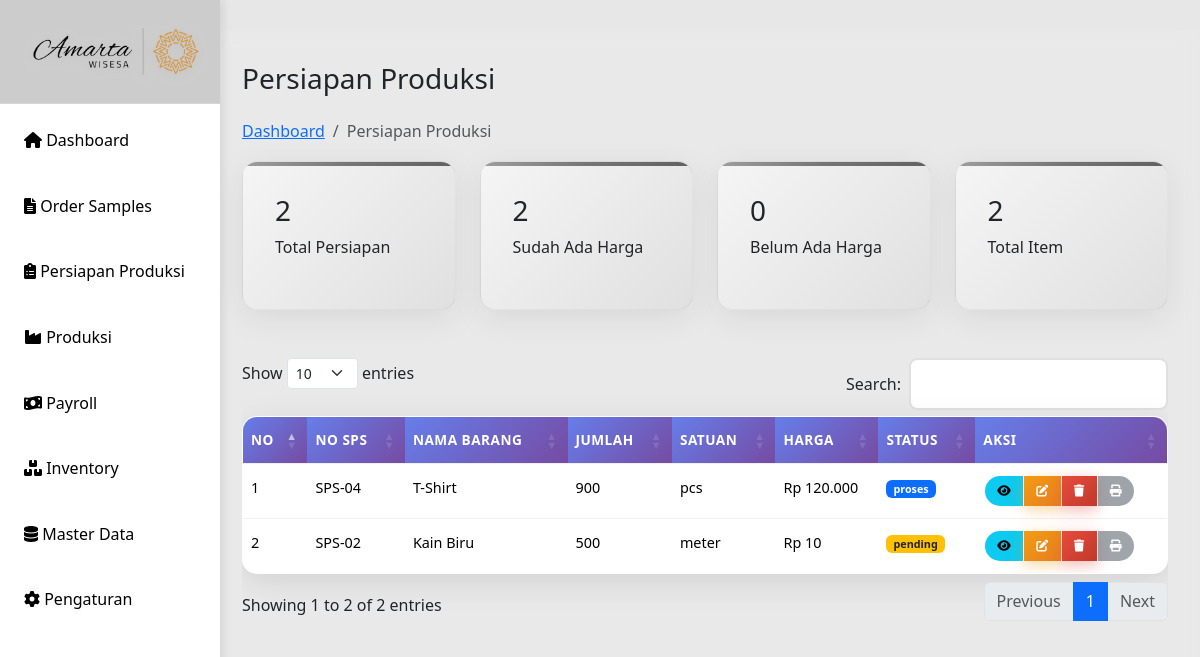
Before: /persiapan.php with the older database file.
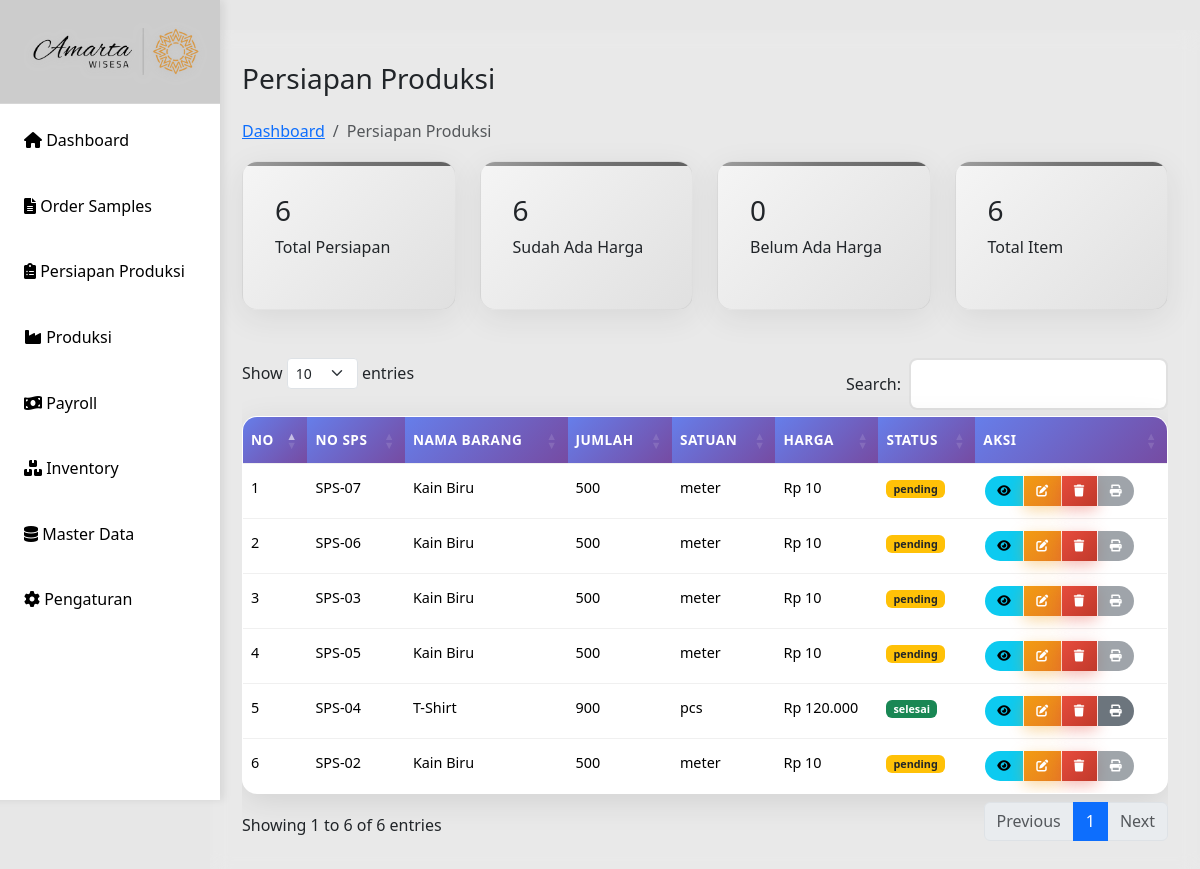
After: the same page with the newer database file.
### tables this page shows
CREATE TABLE `persiapan` (
  `id` int(11) UNSIGNED NOT NULL,
  `id_sps` int(10) UNSIGNED NOT NULL,
  `spp_no` varchar(50) NOT NULL DEFAULT '',
  `kode_barang` varchar(50) DEFAULT NULL,
  `nama_barang` varchar(100) DEFAULT NULL,
  `jumlah` int(11) DEFAULT NULL,
  `satuan` varchar(20) DEFAULT NULL,
  `harga` decimal(10,2) DEFAULT NULL,
  `total` decimal(10,2) DEFAULT NULL,
  `tanggal_persiapan` date NOT NULL,
  `pola` varchar(255) DEFAULT NULL,
  `marker` varchar(255) DEFAULT NULL,
  `upload_spk` varchar(255) DEFAULT NULL,
  `status` enum('pending','proses','selesai','batal') DEFAULT 'pending',
  `sp_srx` varchar(50) NOT NULL,
  `created_at` datetime DEFAULT current_timestamp(),
  `updated_at` datetime DEFAULT current_timestamp() ON UPDATE current_timestamp()
);

CREATE TABLE `sps` (
  `id` int(10) UNSIGNED NOT NULL,
  `tanggal` date DEFAULT NULL,
  `sps_no` varchar(20) DEFAULT NULL,
  `customer` varchar(100) DEFAULT NULL,
  `item` varchar(100) DEFAULT NULL,
  `artikel` varchar(100) DEFAULT NULL,
  `qty` int(11) DEFAULT NULL,
  `size` varchar(20) DEFAULT NULL,
  `sample_product` varchar(255) DEFAULT NULL,
  `design` varchar(255) DEFAULT NULL,
  `st_chart` varchar(255) DEFAULT NULL,
  `material_sm` varchar(255) DEFAULT NULL,
  `pola_sample` varchar(255) DEFAULT NULL,
  `buat_sample` varchar(255) DEFAULT NULL,
  `kirim` date DEFAULT NULL,
  `approval` varchar(100) DEFAULT NULL,
  `sp_srx` varchar(100) DEFAULT NULL
);

### persiapan.php (the view, shortened to what the changed rows need)
<?php
include "includes/header.php";
include "config/db.php";
$result = $conn->query("SELECT p.*, s.sps_no
                        FROM persiapan p
                        LEFT JOIN sps s ON p.id_sps = s.id
                        ORDER BY p.id DESC");
$total_result = $conn->query("SELECT COUNT(*) as total_count FROM persiapan");
$total_count = $total_result ? $total_result->fetch_assoc()['total_count'] : 0;
$harga_result = $conn->query("SELECT COUNT(*) as harga_count FROM persiapan WHERE harga IS NOT NULL AND harga > 0");
$harga_count = $harga_result ? $harga_result->fetch_assoc()['harga_count'] : 0;
?>
    <main class="main-content">
            <div>
                <h1 class="h3 mb-4">Persiapan Produksi</h1>
            </div>
        <div class="row mb-4">
            <div class="col-md-3">
                <div class="stats-card">
                    <h3><?php echo $total_count; ?></h3>
                    <p>Total Persiapan</p>
                </div>
            </div>
            <div class="col-md-3">
                <div class="stats-card">
                    <h3><?php echo $harga_count; ?></h3>
                    <p>Sudah Ada Harga</p>
                </div>
            </div>
            <div class="col-md-3">
                <div class="stats-card">
                    <h3><?php echo $total_count; ?></h3>
                    <p>Total Item</p>
                </div>
            </div>
        </div>
        <div class="table-container">
            <div class="table-responsive">
                <table id="persiapanTable" class="table table-hover">
                    <thead>
                        <tr>
                            <th>No</th>
                            <th>No SPS</th>
                            <th>Nama Barang</th>
                            <th>Jumlah</th>
                            <th>Satuan</th>
                            <th>Harga</th>
                            <th>Status</th>
                            <th>Aksi</th>
                        </tr>
                    </thead>
                    <tbody>
                        <?php $no=1; while($row = $result->fetch_assoc()): ?>
                        <tr>
                            <td><?= $no++ ?></td>
                            <td><?= $row['sps_no'] ?: '-' ?></td>
                            <td><?= $row['nama_barang'] ?: '-' ?></td>
                            <td><?= number_format($row['jumlah'] ?? 0) ?></td>
                            <td><?= $row['satuan'] ?: '-' ?></td>
                            <td>Rp <?= number_format($row['harga'] ?? 0, 0, ',', '.') ?></td>
                            <td>
                                <?php
                                $status = $row['status'] ?? '';
                                $statusClass = '';
                                switch(strtolower($status)) {
                                    case 'pending':
                                        $statusClass = 'badge bg-warning text-dark';
                                        break;
                                    case 'proses':
                                        $statusClass = 'badge bg-primary';
                                        break;
                                    case 'selesai':
                                        $statusClass = 'badge bg-success';
                                        break;
                                }
                                ?>
                                <span class="<?= $statusClass ?>"><?= $status ?: '-' ?></span>
                            </td>
                            <td>
                                <div class="btn-group btn-group-sm" role="group">
                                    <a href="detail-persiapan.php?id=<?= $row['id'] ?>" class="btn btn-info" title="Detail">
                                        <i class="fas fa-eye"></i>
                                    </a>
                                    <button class="btn btn-warning" onclick="editPersiapan(<?= $row['id'] ?>)" title="Edit">
                                        <i class="fas fa-edit"></i>
                                    </button>
                                    <button class="btn btn-danger" onclick="deletePersiapan(<?= $row['id'] ?>)" title="Hapus">
                                        <i class="fas fa-trash"></i>
                                    </button>
                                    <?php if (strtolower($status) === 'selesai'): ?>
                                        <a href="generate_spp.php?id=<?= $row['id'] ?>" class="btn btn-secondary" title="Print" target="_blank">
                                            <i class="fas fa-print"></i>
                                        </a>
                                    <?php else: ?>
                                        <button class="btn btn-secondary" title="SPP hanya bisa dicetak saat status Selesai" disabled>
                                            <i class="fas fa-print"></i>
                                        </button>
                                    <?php endif; ?>
                                </div>
                            </td>
                        </tr>
                        <?php endwhile; ?>
                    </tbody>
                </table>
            </div>
        </div>
    </main>
<?php include 'includes/footer.php'; ?>

Changed rows visible on the page:
added persiapan: id_sps.sps_no "SPS-07", nama_barang "Kain Biru", jumlah "500", satuan "meter", harga "10", status "pending"
added persiapan: id_sps.sps_no "SPS-06", nama_barang "Kain Biru", jumlah "500", satuan "meter", harga "10", status "pending"
added persiapan: id_sps.sps_no "SPS-03", nama_barang "Kain Biru", jumlah "500", satuan "meter", harga "10", status "pending"
added persiapan: id_sps.sps_no "SPS-05", nama_barang "Kain Biru", jumlah "500", satuan "meter", harga "10", status "pending"
changed persiapan "T-Shirt": status "proses" → "selesai"
Other visible differences:
$total_count: "2" → "6"
$harga_count: "2" → "6"
text written by a page script: "Show entries Search: Showing 1 to 2 of 2 entries Previous 1 Next" → "Show entries Search: Showing 1 to 6 of 6 entries Previous 1 Next"
